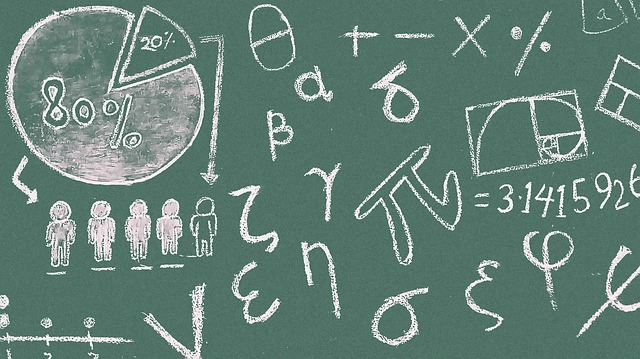
#> input picture images/math-1500720_640.jpg, 640 x 359 px, found by its file name
$ python dil_ero.py
#> lines starting #> are read from the running program, lines starting #| are printed output that depends on the picture; after the words box and inside, x2 and y2 are one past the last pixel; in counts of white or black regions, pixels touching at a corner belong together
import cv2

pathToImage = 'images\\math-1500720_640.jpg'

image = cv2.imread(pathToImage)
#> image is the input picture: shape (359, 640, 3); mean B, G, R 119.7, 129, 101.2

# Convert to grayscale
gray = cv2.cvtColor(image, cv2.COLOR_BGR2GRAY)
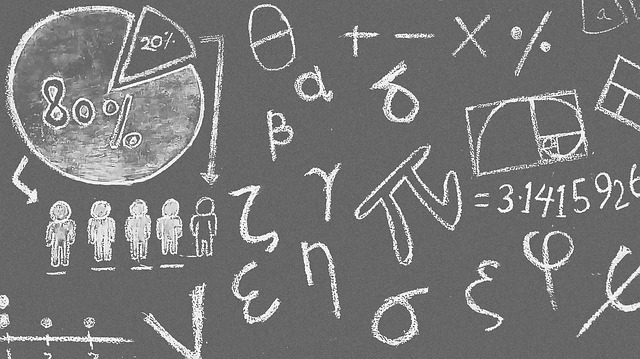
#> gray: shape (359, 640); min 25, max 255, mean 119.7

# Apply Gaussian blur
blur = cv2.GaussianBlur(gray, (5, 5), 0)
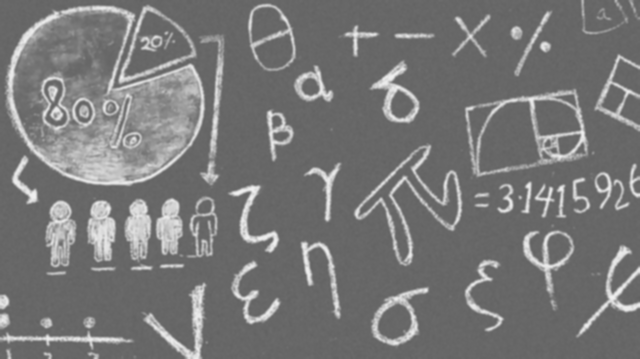
#> blur: shape (359, 640); min 97, max 241, mean 119.7

# Apply Canny edge detection
edges = cv2.Canny(blur, 100, 200)
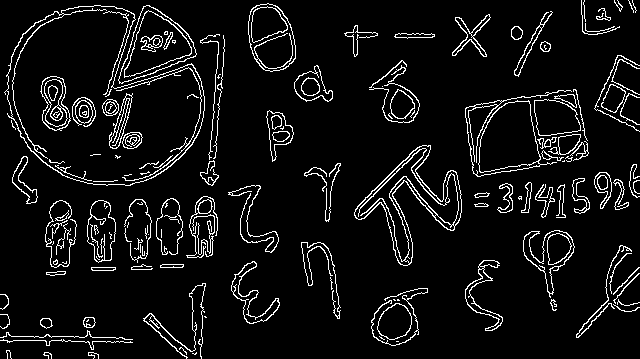
#> edges: shape (359, 640); 7.1% white in thin lines or dots

# Create kernel
kernel = cv2.getStructuringElement(
    cv2.MORPH_RECT,
    (3, 3)
)

# Apply dilation
dilated = cv2.dilate(
    edges,
    kernel,
    iterations=1
)
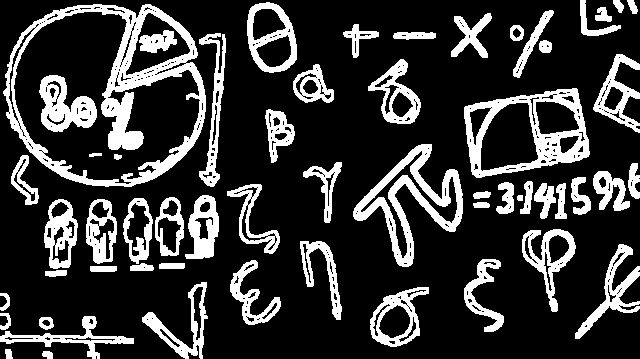
#> dilated: shape (359, 640); 21.5% white; 58 white regions, largest, box (x1, y1, x2, y2) and area: (3, 4, 206, 187) 8442, (464, 88, 590, 178) 3960, (353, 144, 463, 267) 3852
#Apply erosion
eroded = cv2.erode(
    dilated,
    kernel,
    iterations=1
)
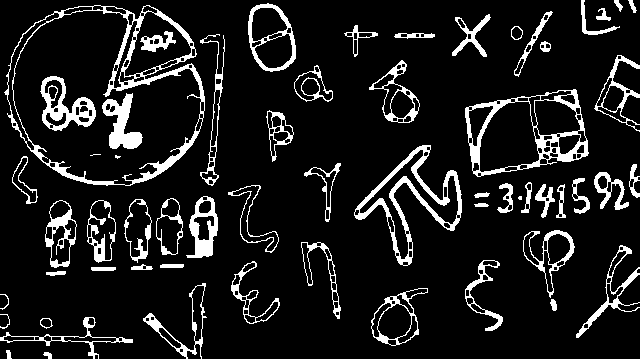
#> eroded: shape (359, 640); 11.2% white; 60 white regions (3 under 20 px), largest, box (x1, y1, x2, y2) and area: (4, 5, 205, 186) 3536, (354, 145, 462, 266) 2296, (465, 89, 589, 177) 2232
# Display
cv2.imshow("Original Edges", edges)
cv2.imshow("Dilated Image", dilated)
cv2.imshow("Eroded Image", eroded)

cv2.waitKey(0)
cv2.destroyAllWindows()
